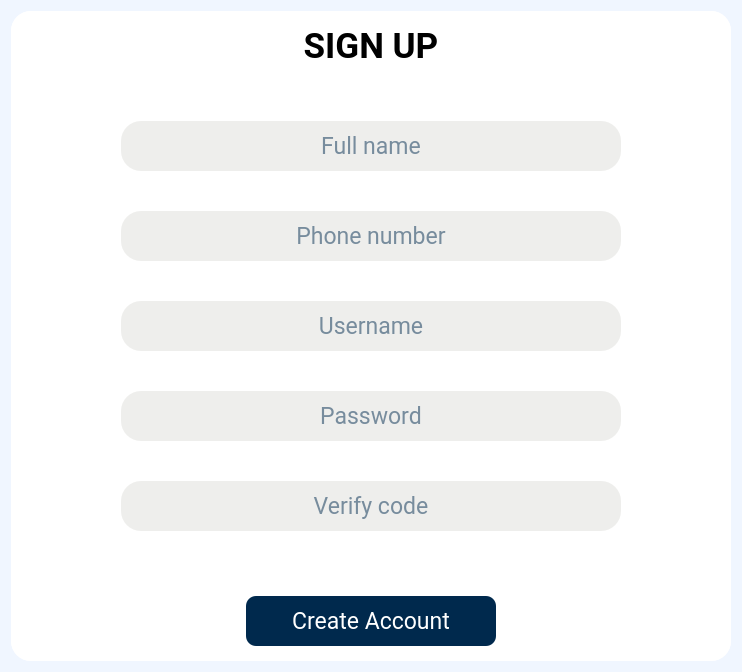
      <widget class="QWidget" name="Page_signup">
       <property name="styleSheet">
        <string notr="true">background-color: rgb(240, 246, 255);</string>
       </property>
       <layout class="QGridLayout" name="gridLayout_3">
        <item row="0" column="0">
         <widget class="QFrame" name="Signup_form">
          <property name="maximumSize">
           <size>
            <width>720</width>
            <height>650</height>
           </size>
          </property>
          <property name="styleSheet">
           <string notr="true">background-color: rgb(255, 255, 255);
border-radius: 20px;</string>
          </property>
          <property name="frameShape">
           <enum>QFrame::NoFrame</enum>
          </property>
          <property name="frameShadow">
           <enum>QFrame::Raised</enum>
          </property>
          <property name="lineWidth">
           <number>5</number>
          </property>
          <layout class="QFormLayout" name="formLayout">
           <property name="horizontalSpacing">
            <number>0</number>
           </property>
           <property name="verticalSpacing">
            <number>0</number>
           </property>
           <property name="leftMargin">
            <number>0</number>
           </property>
           <property name="topMargin">
            <number>0</number>
           </property>
           <property name="bottomMargin">
            <number>0</number>
           </property>
           <item row="0" column="0">
            <widget class="QLabel" name="Title_signup">
             <property name="sizePolicy">
              <sizepolicy hsizetype="Preferred" vsizetype="Preferred">
               <horstretch>1</horstretch>
               <verstretch>0</verstretch>
              </sizepolicy>
             </property>
             <property name="minimumSize">
              <size>
               <width>720</width>
               <height>70</height>
              </size>
             </property>
             <property name="maximumSize">
              <size>
               <width>720</width>
               <height>70</height>
              </size>
             </property>
             <property name="font">
              <font>
               <family>Roboto</family>
               <pointsize>26</pointsize>
               <weight>75</weight>
               <bold>true</bold>
              </font>
             </property>
             <property name="text">
              <string>SIGN UP</string>
             </property>
             <property name="scaledContents">
              <bool>false</bool>
             </property>
             <property name="alignment">
              <set>Qt::AlignCenter</set>
             </property>
            </widget>
           </item>
           <item row="1" column="0">
            <widget class="QFrame" name="LineEdit_signup">
             <property name="minimumSize">
              <size>
               <width>720</width>
               <height>500</height>
              </size>
             </property>
             <property name="maximumSize">
              <size>
               <width>720</width>
               <height>500</height>
              </size>
             </property>
             <property name="frameShape">
              <enum>QFrame::StyledPanel</enum>
             </property>
             <property name="frameShadow">
              <enum>QFrame::Raised</enum>
             </property>
             <layout class="QVBoxLayout" name="verticalLayout_11">
              <property name="spacing">
               <number>0</number>
              </property>
              <property name="leftMargin">
               <number>110</number>
              </property>
              <property name="topMargin">
               <number>0</number>
              </property>
              <property name="rightMargin">
               <number>0</number>
              </property>
              <item>
               <widget class="QLineEdit" name="Signup_name">
                <property name="sizePolicy">
                 <sizepolicy hsizetype="Preferred" vsizetype="Preferred">
                  <horstretch>0</horstretch>
                  <verstretch>0</verstretch>
                 </sizepolicy>
                </property>
                <property name="minimumSize">
                 <size>
                  <width>500</width>
                  <height>50</height>
                 </size>
                </property>
                <property name="maximumSize">
                 <size>
                  <width>500</width>
                  <height>50</height>
                 </size>
                </property>
                <property name="font">
                 <font>
                  <family>Roboto</family>
                  <pointsize>17</pointsize>
                  <weight>50</weight>
                  <bold>false</bold>
                 </font>
                </property>
                <property name="focusPolicy">
                 <enum>Qt::StrongFocus</enum>
                </property>
                <property name="styleSheet">
                 <string notr="true">background-color: rgb(238, 238, 236);
color: rgb(0, 41, 77);</string>
                </property>
                <property name="text">
                 <string/>
                </property>
                <property name="alignment">
                 <set>Qt::AlignCenter</set>
                </property>
                <property name="placeholderText">
                 <string>Full name</string>
                </property>
               </widget>
              </item>
              <item>
               <widget class="QLineEdit" name="Signup_phone">
                <property name="sizePolicy">
                 <sizepolicy hsizetype="Preferred" vsizetype="Preferred">
                  <horstretch>0</horstretch>
                  <verstretch>0</verstretch>
                 </sizepolicy>
                </property>
                <property name="minimumSize">
                 <size>
                  <width>500</width>
                  <height>50</height>
                 </size>
                </property>
                <property name="maximumSize">
                 <size>
                  <width>500</width>
                  <height>50</height>
                 </size>
                </property>
                <property name="font">
                 <font>
                  <family>Roboto</family>
                  <pointsize>17</pointsize>
                 </font>
                </property>
                <property name="focusPolicy">
                 <enum>Qt::StrongFocus</enum>
                </property>
                <property name="styleSheet">
                 <string notr="true">background-color: rgb(238, 238, 236);
color: rgb(0, 41, 77);</string>
                </property>
                <property name="text">
                 <string/>
                </property>
                <property name="echoMode">
                 <enum>QLineEdit::Normal</enum>
                </property>
                <property name="alignment">
                 <set>Qt::AlignCenter</set>
                </property>
                <property name="placeholderText">
                 <string>Phone number</string>
                </property>
               </widget>
              </item>
              <item>
               <widget class="QLineEdit" name="Signup_username">
                <property name="sizePolicy">
                 <sizepolicy hsizetype="Preferred" vsizetype="Preferred">
                  <horstretch>0</horstretch>
                  <verstretch>0</verstretch>
                 </sizepolicy>
                </property>
                <property name="minimumSize">
                 <size>
                  <width>500</width>
                  <height>50</height>
                 </size>
                </property>
                <property name="maximumSize">
                 <size>
                  <width>500</width>
                  <height>50</height>
                 </size>
                </property>
                <property name="font">
                 <font>
                  <family>Roboto</family>
                  <pointsize>17</pointsize>
                 </font>
                </property>
                <property name="focusPolicy">
                 <enum>Qt::StrongFocus</enum>
                </property>
                <property name="styleSheet">
                 <string notr="true">background-color: rgb(238, 238, 236);
color: rgb(0, 41, 77);</string>
                </property>
                <property name="text">
                 <string/>
                </property>
                <property name="echoMode">
                 <enum>QLineEdit::Normal</enum>
                </property>
                <property name="alignment">
                 <set>Qt::AlignCenter</set>
                </property>
                <property name="placeholderText">
                 <string>Username</string>
                </property>
               </widget>
              </item>
              <item>
               <widget class="QLineEdit" name="Signup_password">
                <property name="sizePolicy">
                 <sizepolicy hsizetype="Preferred" vsizetype="Preferred">
                  <horstretch>0</horstretch>
                  <verstretch>0</verstretch>
                 </sizepolicy>
                </property>
                <property name="minimumSize">
                 <size>
                  <width>500</width>
                  <height>50</height>
                 </size>
                </property>
                <property name="maximumSize">
                 <size>
                  <width>500</width>
                  <height>50</height>
                 </size>
                </property>
                <property name="font">
                 <font>
                  <family>Roboto</family>
                  <pointsize>17</pointsize>
                 </font>
                </property>
                <property name="focusPolicy">
                 <enum>Qt::StrongFocus</enum>
                </property>
                <property name="styleSheet">
                 <string notr="true">background-color: rgb(238, 238, 236);
color: rgb(0, 41, 77);</string>
                </property>
                <property name="text">
                 <string/>
                </property>
                <property name="echoMode">
                 <enum>QLineEdit::Password</enum>
                </property>
                <property name="alignment">
                 <set>Qt::AlignCenter</set>
                </property>
                <property name="placeholderText">
                 <string>Password</string>
                </property>
               </widget>
              </item>
              <item>
               <widget class="QLineEdit" name="Signup_code">
                <property name="sizePolicy">
                 <sizepolicy hsizetype="Preferred" vsizetype="Preferred">
                  <horstretch>0</horstretch>
                  <verstretch>0</verstretch>
                 </sizepolicy>
                </property>
                <property name="minimumSize">
                 <size>
                  <width>500</width>
                  <height>50</height>
                 </size>
                </property>
                <property name="maximumSize">
                 <size>
                  <width>500</width>
                  <height>50</height>
                 </size>
                </property>
                <property name="font">
                 <font>
                  <family>Roboto</family>
                  <pointsize>17</pointsize>
                  <weight>50</weight>
                  <bold>false</bold>
                 </font>
                </property>
                <property name="focusPolicy">
                 <enum>Qt::StrongFocus</enum>
                </property>
                <property name="styleSheet">
                 <string notr="true">background-color: rgb(238, 238, 236);
color: rgb(0, 41, 77);</string>
                </property>
                <property name="text">
                 <string/>
                </property>
                <property name="alignment">
                 <set>Qt::AlignCenter</set>
                </property>
                <property name="placeholderText">
                 <string>Verify code</string>
                </property>
               </widget>
              </item>
             </layout>
            </widget>
           </item>
           <item row="2" column="0">
            <widget class="QFrame" name="Frame_btn_signup">
             <property name="minimumSize">
              <size>
               <width>720</width>
               <height>80</height>
              </size>
             </property>
             <property name="maximumSize">
              <size>
               <width>720</width>
               <height>80</height>
              </size>
             </property>
             <property name="frameShape">
              <enum>QFrame::StyledPanel</enum>
             </property>
             <property name="frameShadow">
              <enum>QFrame::Raised</enum>
             </property>
             <layout class="QVBoxLayout" name="verticalLayout_10">
              <property name="spacing">
               <number>0</number>
              </property>
              <property name="leftMargin">
               <number>235</number>
              </property>
              <property name="topMargin">
               <number>0</number>
              </property>
              <property name="rightMargin">
               <number>0</number>
              </property>
              <property name="bottomMargin">
               <number>0</number>
              </property>
              <item>
               <widget class="QPushButton" name="Signup_btn_signup">
                <property name="minimumSize">
                 <size>
                  <width>250</width>
                  <height>50</height>
                 </size>
                </property>
                <property name="maximumSize">
                 <size>
                  <width>250</width>
                  <height>50</height>
                 </size>
                </property>
                <property name="font">
                 <font>
                  <family>Roboto</family>
                  <pointsize>17</pointsize>
                  <weight>50</weight>
                  <italic>false</italic>
                  <bold>false</bold>
                 </font>
                </property>
                <property name="focusPolicy">
                 <enum>Qt::TabFocus</enum>
                </property>
                <property name="styleSheet">
                 <string notr="true">
QPushButton{
background-color: rgb(0, 41, 77);
color: rgb(255, 255, 255);
border-radius:10px;
}
QPushButton:hover{
	background-color: rgb(216, 229, 254);
	color: rgb(0, 41, 77);
}</string>
                </property>
                <property name="text">
                 <string>Create Account</string>
                </property>
                <property name="default">
                 <bool>true</bool>
                </property>
                <property name="flat">
                 <bool>true</bool>
                </property>
               </widget>
              </item>
             </layout>
            </widget>
           </item>
          </layout>
         </widget>
        </item>
       </layout>
      </widget>
